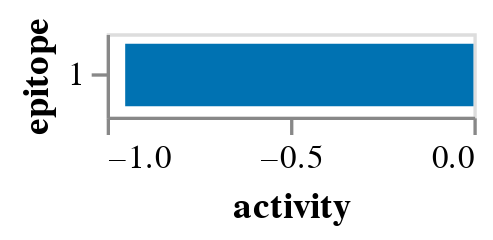

The notebook cell saved with this chart:
### Markdown cell above
Epitope activities:

### Code cell
model.activity_wt_barplot()

### Figure 1 — Vega-Lite specification as saved in the notebook (floating-point values rounded to 4 significant figures)
{"config": {"view": {"continuousWidth": 300, "continuousHeight": 300}, "axis": {"grid": false}}, "data": {"name": "data-d6c9ec4ce02d9873143305c2d8cff42d"}, "mark": {"type": "bar", "size": 18.75}, "encoding": {"color": {"field": "epitope", "legend": null, "scale": {"domain": ["1"], "range": ["#0072B2"]}, "type": "nominal"}, "tooltip": [{"field": "epitope", "type": "nominal"}, {"field": "activity", "format": ".2f", "type": "quantitative"}], "x": {"field": "activity", "title": "activity", "type": "quantitative"}, "y": {"field": "epitope", "sort": ["1"], "type": "nominal"}}, "height": {"step": 25}, "width": 110, "$schema": "https://vega.github.io/schema/vega-lite/v5.2.0.json", "datasets": {"data-d6c9ec4ce02d9873143305c2d8cff42d": [{"epitope": "1", "activity": -0.9496}]}}
